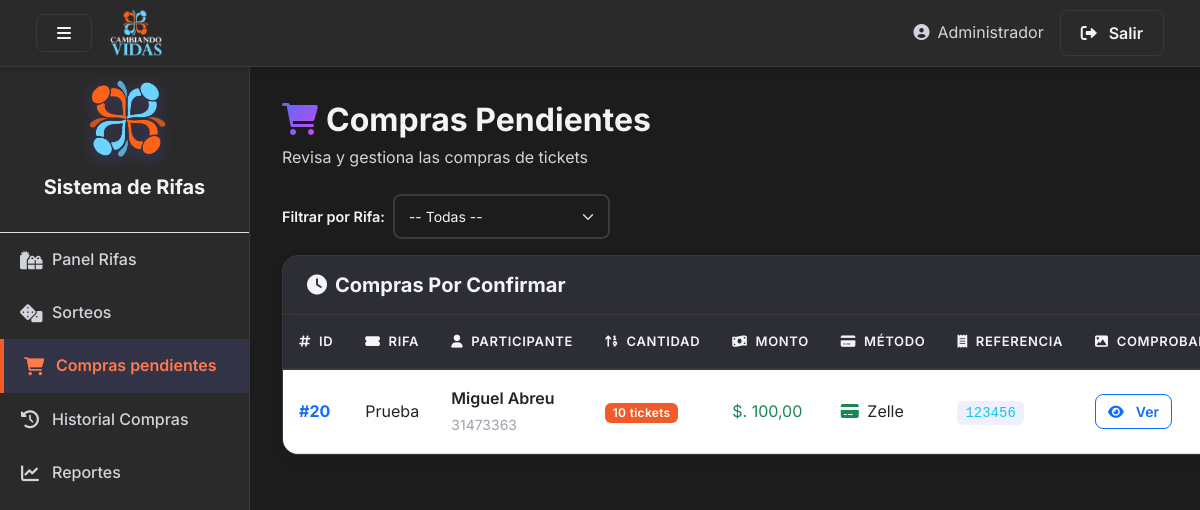
/app2/compras/ (signed in), run on the app's committed database.
### app1/models.py (models this page shows, shortened)
class Compra(models.Model):
    ESTADO_CHOICES = [
        ('PENDIENTE', 'Pendiente'),
        ('CONFIRMADO', 'Confirmado'),
        ('RECHAZADO', 'Rechazado'),
    ]
    rifa = models.ForeignKey(Rifa, related_name='compras', on_delete=models.CASCADE)
    participante = models.ForeignKey(Participante, related_name='compras', on_delete=models.CASCADE)
    cantidad = models.PositiveIntegerField()
    monto = models.DecimalField(max_digits=12, decimal_places=2, default=0)
    metodo_pago = models.CharField(max_length=100, blank=True)
    comprobante = models.ImageField(upload_to='comprobantes/', blank=True, null=True)
    referencia = models.CharField(max_length=200, blank=True)
    estado = models.CharField(max_length=20, choices=ESTADO_CHOICES, default='PENDIENTE')
    creado_en = models.DateTimeField(auto_now_add=True)

class Rifa(models.Model):
    titulo = models.CharField(max_length=200)
    descripcion = models.TextField(blank=True)
    fecha_sorteo = models.DateField()
    total_tickets = models.PositiveIntegerField(default=100)
    precio = models.DecimalField(max_digits=10, decimal_places=2, default=0)
    winner_ticket = models.ForeignKey('Ticket', null=True, blank=True, on_delete=models.SET_NULL, related_name='won_rifa')
    class Meta:
        ordering = ['-fecha_sorteo', 'titulo']

class Participante(models.Model):
    identificacion = models.CharField(max_length=30, primary_key=True)
    nombre = models.CharField(max_length=200)
    email = models.EmailField(blank=True)
    telefono = models.CharField(max_length=30, blank=True)

### app2/views.py (the view, shortened to what this page needs)
# urls.py: path('compras/', views.compras, name='compras'),
def compras(request):
    user_id = request.session.get('user_admin_id')
    if not user_id:
        messages.error(request, 'Debe iniciar sesión primero')
        return redirect('login')
    selected_rifa = request.GET.get('rifa_id')
    pendientes = admin_crud.obtener_compras_pendientes(rifa_id=selected_rifa)
    rifas = admin_crud.obtener_rifas()
    return render(request, 'compras.html', {'compras': pendientes, 'rifas': rifas, 'selected_rifa': selected_rifa})

### app2/crud.py (called while the page is built)
def obtener_rifas():
    return Rifa.objects.all().prefetch_related('images')

def obtener_compras_pendientes(rifa_id=None):
    qs = Compra.objects.filter(estado='PENDIENTE').select_related('rifa', 'participante')
    if rifa_id:
        try:
            qs = qs.filter(rifa_id=int(rifa_id))
        except (ValueError, TypeError):
            pass
    return qs

### app2/templates/compras.html (shortened to what this page needs)
{% load static %}
<!DOCTYPE html>
<html lang="es">
<head>
    <link href="https://cdn.jsdelivr.net/npm/bootstrap@5.3.0/dist/css/bootstrap.min.css" rel="stylesheet">
    <link rel="stylesheet" href="https://cdnjs.cloudflare.com/ajax/libs/font-awesome/6.0.0/css/all.min.css">
    <link rel="stylesheet" href="{% static 'css/paneles-style.css' %}">
</head>
<body>
    <nav class="navbar navbar-expand-lg navbar-dark">
      <div class="container-fluid">
        <button class="btn btn-outline-light me-3" id="sidebarToggle">
          <i class="fas fa-bars"></i>
        </button>
         <img src="{% static 'images/cambiando-vidas.png' %}" alt="Logo" height="50" class="me-2">
        <div class="ms-auto d-flex align-items-center">
          <span class="text-secondary me-3 d-none d-md-inline">
            <i class="fas fa-user-circle me-2"></i>Administrador
          </span>
          <a href="{% url 'logout' %}" class="btn btn-outline-light">
            <i class="fas fa-sign-out-alt"></i>
            <span class="d-none d-md-inline ms-1">Salir</span>
          </a>
        </div>
      </div>
    </nav>
    <div class="d-flex" id="wrapper" style="min-height:100vh;">
      <div id="sidebar-wrapper">
        <div class="sidebar-heading border-bottom">
          <img src="{% static 'images/logo-img.png' %}" alt="Logo" width="80" class="mb-2">
          <h5>Sistema de Rifas</h5>
        </div>
        <div class="list-group list-group-flush">
          <a href="{% url 'control' %}" class="list-group-item">
            <i class="fas fa-gifts"></i>
            <span>Panel Rifas</span>
          </a>
          <a href="{% url 'sorteos' %}" class="list-group-item">
            <i class="fas fa-dice fa-fw"></i>
            <span>Sorteos</span>
          </a>
          <a href="{% url 'compras' %}" class="list-group-item active">
            <i class="fas fa-shopping-cart"></i>
            <span>Compras pendientes</span>
          </a>
          <a href="{% url 'historial_compras' %}" class="list-group-item">
            <i class="fas fa-history"></i>
            <span>Historial Compras</span>
          </a>
          <a href="{% url 'reportes' %}" class="list-group-item">
            <i class="fas fa-chart-line"></i>
            <span>Reportes</span>
          </a>
        </div>
      </div>
      <div class="flex-grow-1" id="page-content-wrapper">
        <div class="mb-4">
            <h2 class="mb-1">
                <i class="fas fa-shopping-cart me-2 text-gradient"></i>Compras Pendientes
            </h2>
            <p class="text-secondary mb-0">Revisa y gestiona las compras de tickets</p>
        </div>
        <div class="mb-3">
          <form method="get" id="filterForm">
            <div class="row g-2 align-items-center">
              <div class="col-auto">
                <label class="form-label mb-0">Filtrar por Rifa:</label>
              </div>
              <div class="col-auto">
                <select name="rifa_id" id="rifaFilter" class="form-select form-select-sm">
                  <option value="">-- Todas --</option>
                </select>
              </div>
            </div>
          </form>
        </div>
        <div class="card">
          <div class="card-header d-flex justify-content-between align-items-center">
            <h5 class="mb-0">
                <i class="fas fa-clock me-2"></i>Compras Por Confirmar
            </h5>
          </div>
          <div class="card-body p-0">
            {% if compras %}
            <div class="table-responsive">
                <table class="table table-hover mb-0">
                  <thead>
                    <tr>
                      <th><i class="fas fa-hashtag me-2"></i>ID</th>
                      <th><i class="fas fa-ticket-alt me-2"></i>Rifa</th>
                      <th><i class="fas fa-user me-2"></i>Participante</th>
                      <th><i class="fas fa-sort-numeric-up me-2"></i>Cantidad</th>
                      <th><i class="fas fa-money-bill-wave me-2"></i>Monto</th>
                      <th><i class="fas fa-credit-card me-2"></i>Método</th>
                      <th><i class="fas fa-receipt me-2"></i>Referencia</th>
                      <th><i class="fas fa-image me-2"></i>Comprobante</th>
                    </tr>
                  </thead>
                  <tbody>
                    {% for c in compras %}
                    <tr>
                      <td class="fw-bold text-primary">#{{ c.id }}</td>
                      <td>{{ c.rifa.titulo }}</td>
                      <td>
                        <div>
                            <div class="fw-semibold">{{ c.participante.nombre }}</div>
                            <small class="text-muted">{{ c.participante.identificacion }}</small>
                        </div>
                      </td>
                      <td>
                        <span class="badge bg-primary">{{ c.cantidad }} tickets</span>
                      </td>
                      <td>
                        <span class="text-success">$. {{ c.monto|floatformat:2 }}</span>
                      </td>
                      <td>
                        <i class="fas fa-credit-card me-1 text-success"></i>
                        {{ c.metodo_pago }}
                      </td>
                      <td>
                        <code class="text-info">{{ c.referencia }}</code>
                      </td>
                      <td>
                        {% if c.comprobante %}
                          <button type="button" class="btn btn-sm btn-outline-primary"
                                  data-bs-toggle="modal"
                                  data-bs-target="#compModal{{ c.id }}">
                            <i class="fas fa-eye me-1"></i>Ver
                          </button>
                        {% else %}
                          <span class="text-muted">-</span>
                        {% endif %}
                      </td>
                    </tr>
                    {% endfor %}
                  </tbody>
                </table>
            </div>
            {% else %}
            <div class="text-center py-5">
                <i class="fas fa-check-circle fa-3x text-success mb-3 d-block"></i>
                <h5 class="text-muted">No hay compras pendientes</h5>
                <p class="text-secondary mb-0">Todas las compras han sido procesadas</p>
            </div>
            {% endif %}
          </div>
        </div>
      </div>
    </div>
</body>
</html>

### data on the page
Compra: id "20", rifa.titulo "Prueba", participante.nombre "Miguel Abreu", participante.identificacion "31473363", cantidad "10", monto "100,00", metodo_pago "Zelle", referencia "123456"
